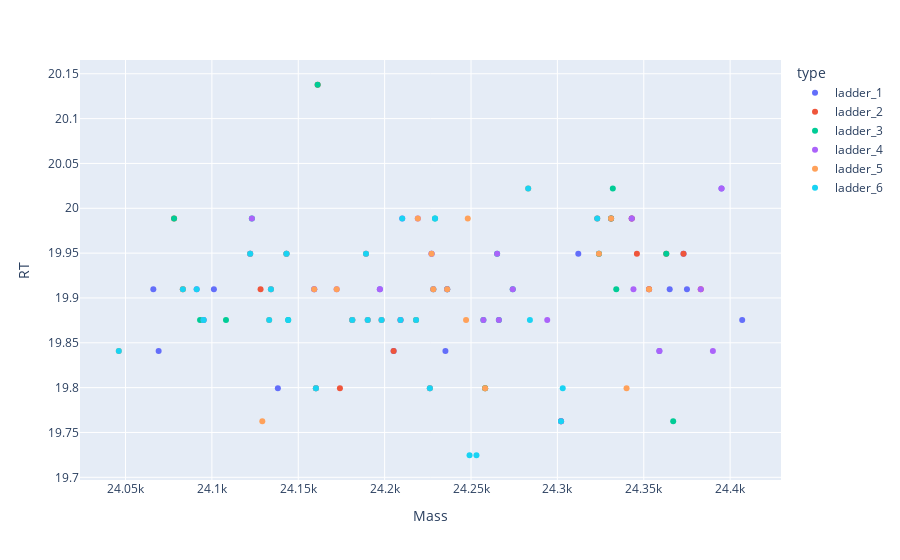
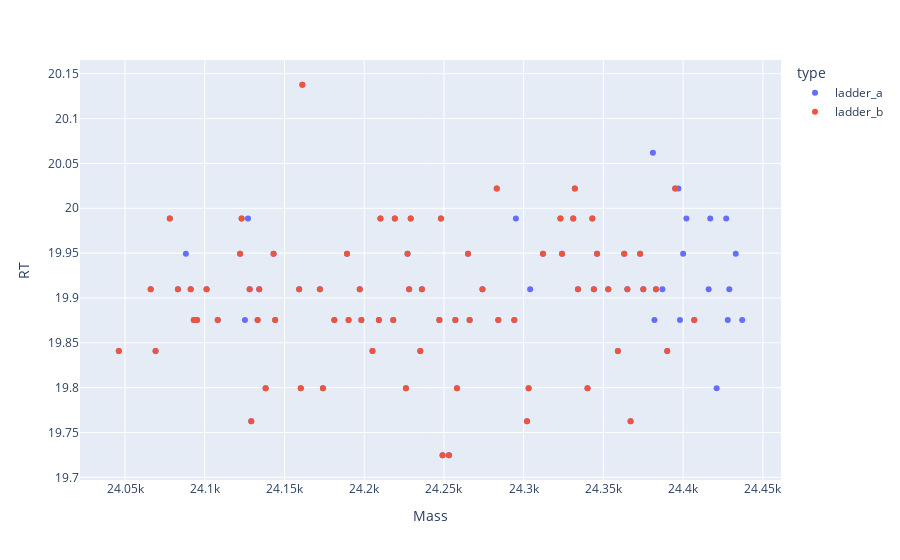

The cell these charts' notebook holds for them, in order:
### Code cell
# df_bases = list()
# df_bases.append(dfm1)
plotly_multi_zones(df_bases)
df_merge = pd.concat(df_bases).drop_duplicates(subset=['Mass'])
plotly_zones(df_sample[df_sample.RT>1], df_merge)
df_sample.shape, sum([i.shape[0] for i in df_bases]), df_merge.shape
